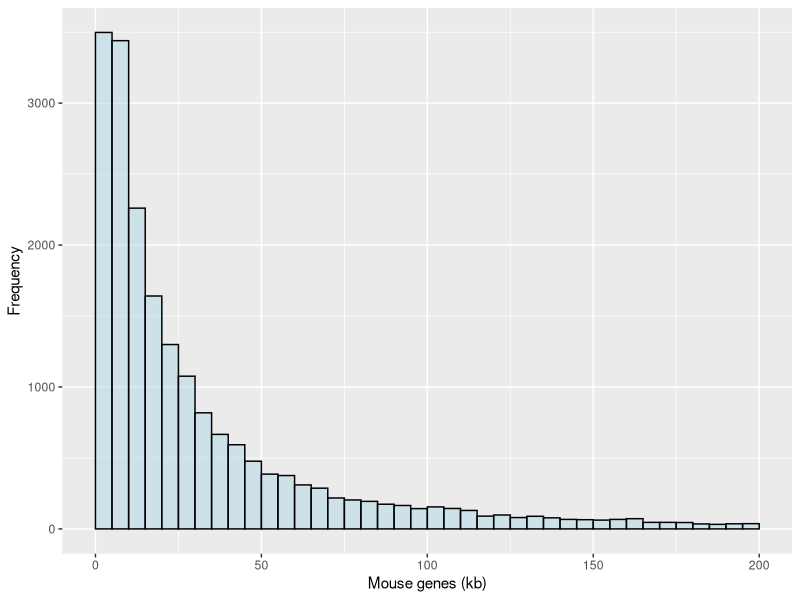
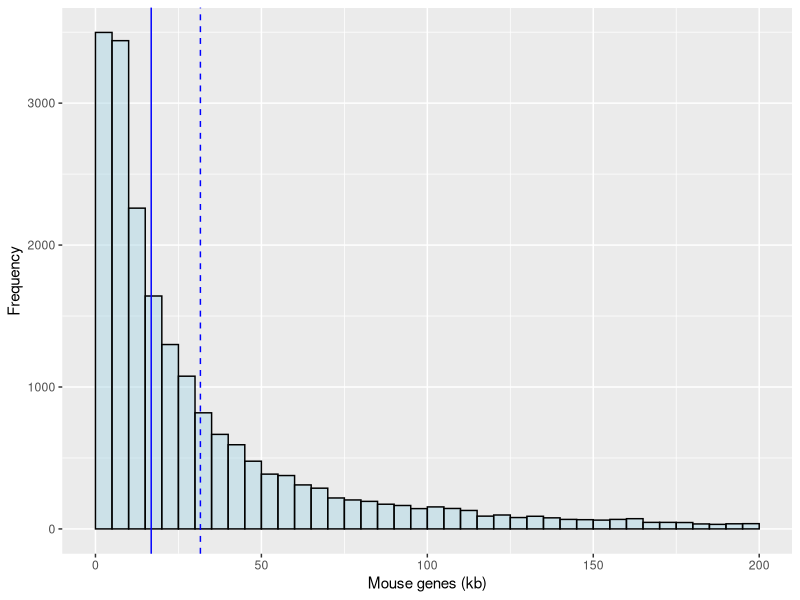
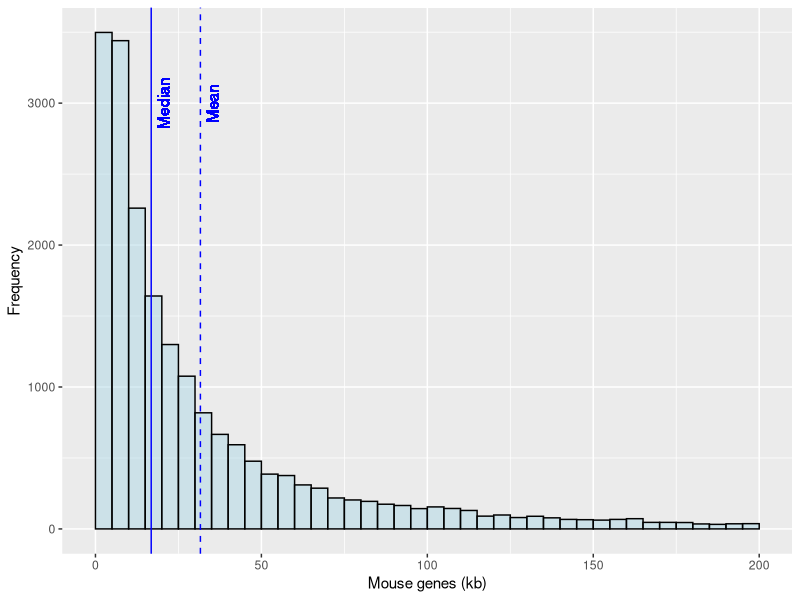
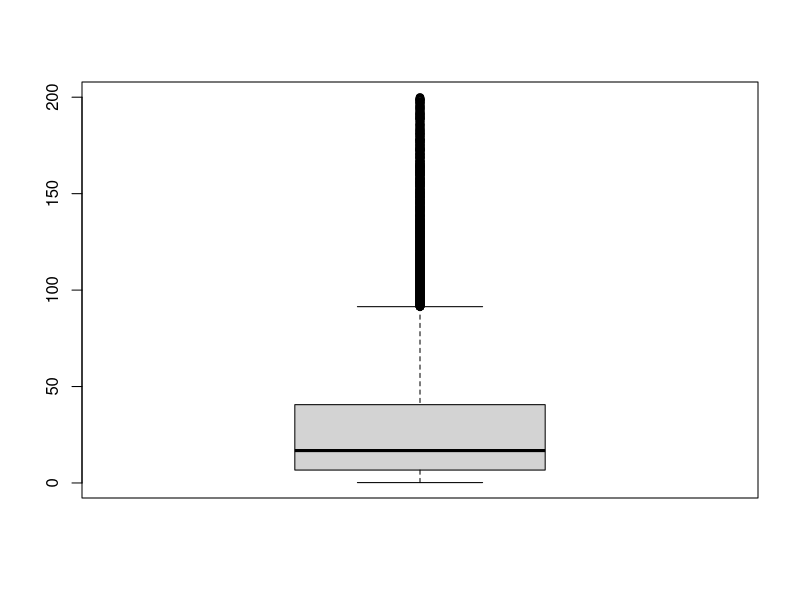
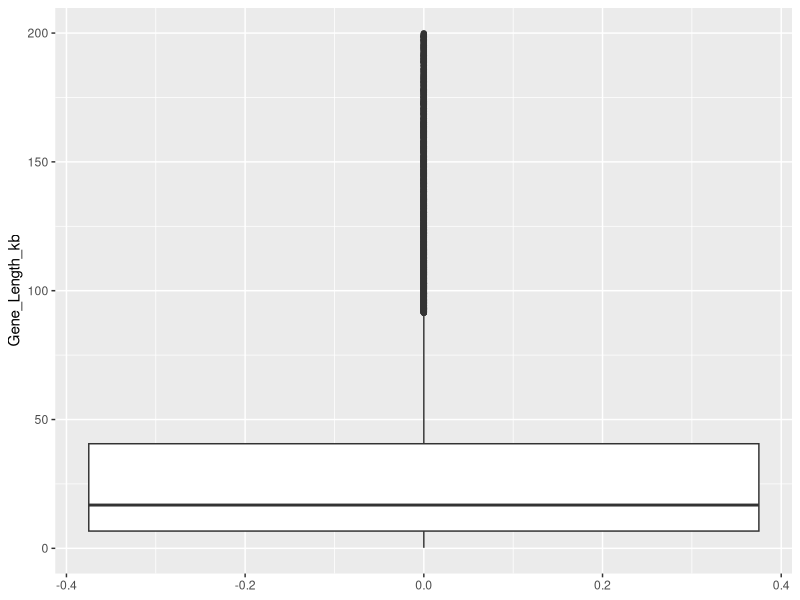
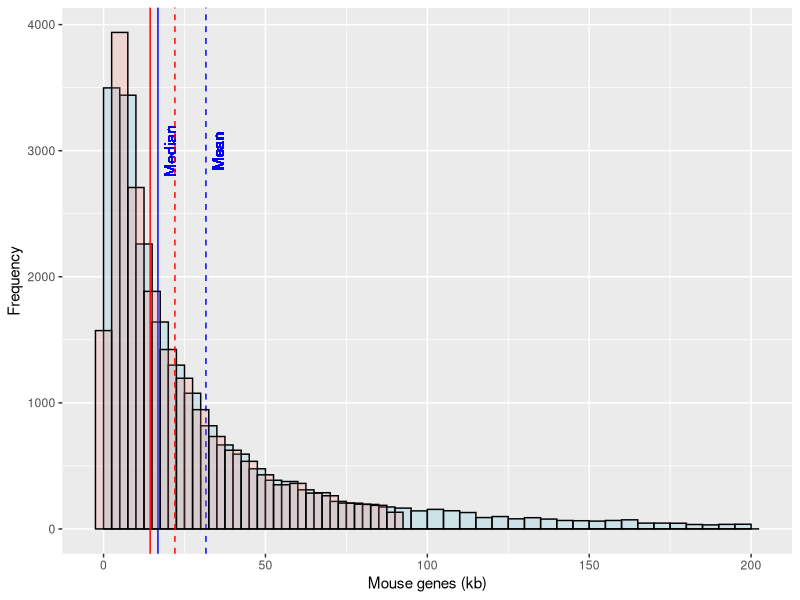
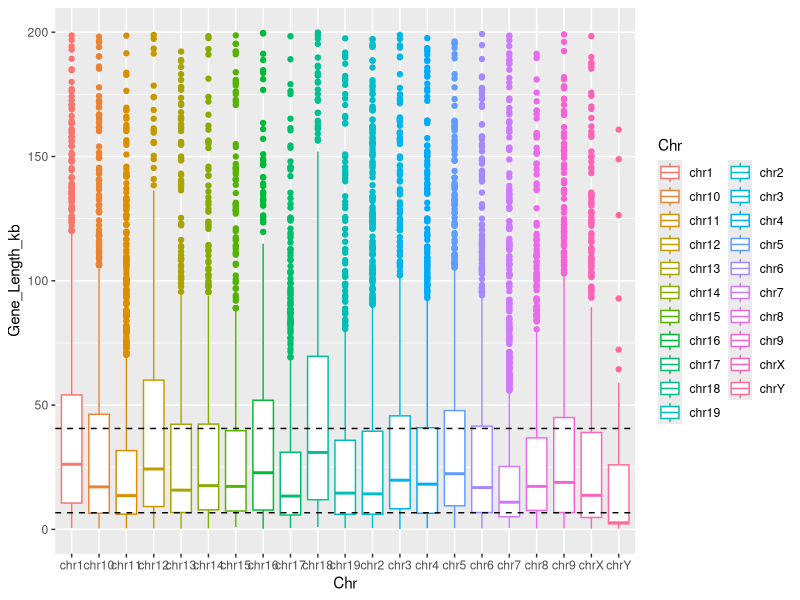
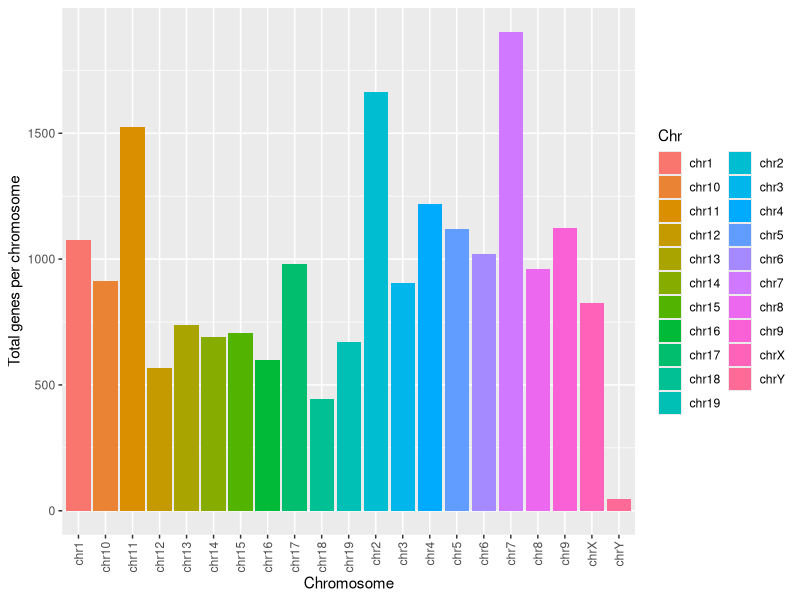

Write the R code that produced these figures, in order.
## ---- chunk 1
knitr::opts_chunk$set(echo = TRUE)
## ---- chunk 2
library(ggplot2)
# install.packages("dplyr") # only do this once
library(dplyr)
## ---- chunk 3
mgenes = read.csv("mouse_genes.csv", stringsAsFactors = FALSE)
str(mgenes)
## ---- chunk 4
lengths = round((abs(mgenes$Start-mgenes$End) + 1)/1000, digits = 1)
mgenes$Gene_Length_kb = lengths
tail(mgenes)
## ---- chunk 5
mgenes_hist = ggplot(mgenes, aes(x=Gene_Length_kb)) + 
  geom_histogram(col="black",fill="lightblue", alpha=0.5, 
                 boundary = 0, closed = "left", binwidth = 5) + 
  xlab("Mouse genes (kb)") +
  ylab("Frequency")
mgenes_hist
## ---- chunk 6
mean(mgenes$Gene_Length_kb)
median(mgenes$Gene_Length_kb)

mgenes_hist = mgenes_hist +
  geom_vline(aes(xintercept = mean(Gene_Length_kb)),
             color="blue", linetype="dashed") +
    geom_vline(aes(xintercept = median(Gene_Length_kb)),
             color="blue")
mgenes_hist
## ---- chunk 7
mgenes_hist = mgenes_hist +  # original plot
  
  geom_text(aes(x= median(Gene_Length_kb) , # add this
                y=3000, label="Median"),
            color="blue", angle=90, vjust = 1.5) +
  
  geom_text(aes(x= mean(Gene_Length_kb),    # add this
                y=3000, label="Mean"),
            color="blue", angle=90, vjust = 1.5)

mgenes_hist

## ---- chunk 8
summary(mgenes$Gene_Length_kb)
IQR(mgenes$Gene_Length_kb)

# ========================================================================= #
# base R
boxplot(mgenes$Gene_Length_kb)

# ggplot
ggplot(data = mgenes, mapping = aes(y=Gene_Length_kb)) +
  geom_boxplot()
## ---- chunk 9
# x is now a vector of stats for the distribution with named elements
x = summary(mgenes$Gene_Length_kb)

# calculate the highest and lowest values that are not outliers
# hint: where do the whiskers typically end on a boxplot?
min_len = x["1st Qu."] - 1.5*IQR(mgenes$Gene_Length_kb)
max_len = x[5]         + 1.5*IQR(mgenes$Gene_Length_kb)
c(min_len,max_len)

# ========================================================================= #
# get trimmed data using base R
trimmed = mgenes[ which(mgenes$Gene_Length_kb >= min_len &  # filter rows
                  mgenes$Gene_Length_kb <= max_len), 
           "Gene_Length_kb" ]                               # select column
str(trimmed)
is(trimmed)

# OR, get trimmed data use dplyr
#library(dplyr)
trimmed = mgenes %>%  # data frame
  
  filter(mgenes$Gene_Length_kb >= min_len  &     # filter by rows
         mgenes$Gene_Length_kb <= max_len) %>% 
  
  select(Gene_Length_kb)                         # select specific columns

# take a look at the result
str(trimmed)
is(trimmed)
## ---- chunk 10
# compare trimmed estimates to previous values
mean(mgenes$Gene_Length_kb)
mean(trimmed$Gene_Length_kb)

median(mgenes$Gene_Length_kb)
median(trimmed$Gene_Length_kb)
## ---- chunk 11
# add trimmed estimates to our histogram

mgenes_hist +  # uses the "mgenes" data frame
  
  # uses the "trimmed" data frame
  geom_histogram(data = trimmed, aes(x=Gene_Length_kb),
                 col="black",fill="salmon", alpha=0.2, 
                  binwidth = 5) +
  
  # also using "trimmed" data frame
  geom_vline(data = trimmed, aes(xintercept = mean(Gene_Length_kb)),
             color="red", linetype="dashed") +
  geom_vline(data = trimmed, aes(xintercept = median(Gene_Length_kb)),
             color="red")
## ---- chunk 12
ggplot( data=mgenes, (aes(x=Chr, y=Gene_Length_kb, color=Chr)) ) + 
  geom_boxplot() +

  # 1st and 3rd quartiles of combined data
  geom_hline(data = mgenes, aes(yintercept = summary(mgenes$Gene_Length_kb)[5]),
             color="black", linetype="dashed") +
  geom_hline(data = mgenes, aes(yintercept = summary(mgenes$Gene_Length_kb)[2]),
             color="black", linetype="dashed")
## ---- chunk 13
# dplyr
genes_per_chr = mgenes %>% count(Chr)
head(genes_per_chr)

ggplot( data=genes_per_chr, (aes(x=Chr, y=n, fill=Chr)) ) + 
  geom_col() +
  labs(x="Chromosome", y="Total genes per chromosome") +
  
  # rotate axis tick labels to make them legible 
  theme(axis.text.x = element_text(angle = 90, vjust = 0.5, hjust=1))
## ---- chunk 14
# approximate chr lengths
# dplyr
chr_length = mgenes %>%            # original data frame
  group_by(Chr) %>%                # group by chromosome
  summarise(chr_size = max(End))   # get upper coordinate limit for each chr

str(chr_length)                    # a new data frame with 2 columns

# ========================================================================= #
# dot plot, default (alphabetical) order of chromosomes
ggplot( data=chr_length, (aes(x=Chr, 
                              y=chr_size/1000000, col=Chr)) ) + 
  geom_point() +
  xlab("Chromosome") + 
  ylab("Chromosome size (est., in Mb)") +

  # rotate axis tick labels to make them legible 
  theme(axis.text.x = element_text(angle = 90, vjust = 0.5, hjust=1))

# ========================================================================= #
# dot plot, sorted by chromosome size
ggplot( data=chr_length, (aes(x=reorder(Chr,chr_size), 
                              y=chr_size/1000000, col=Chr)) ) + 
  geom_point() +
  xlab("Chromosome") +                     # could also use lab(x= , y= )
  ylab("Chromosome size (est., in Mb)") +

  # rotate axis tick labels to make them legible 
  theme(axis.text.x = element_text(angle = 90, vjust = 0.5, hjust=1))
## ---- chunk 15
# sd
sd(mgenes$Gene_Length_kb)
sd(mgenes$GC_Percent)

# cv = ( sd / mean ) * 100
cv_gene_length = sd(mgenes$Gene_Length_kb) / mean(mgenes$Gene_Length_kb) * 100
cv_gc = sd(mgenes$GC_Percent) / mean(mgenes$GC_Percent) * 100
cv_gene_length
cv_gc
summary(mgenes$GC_Percent)
